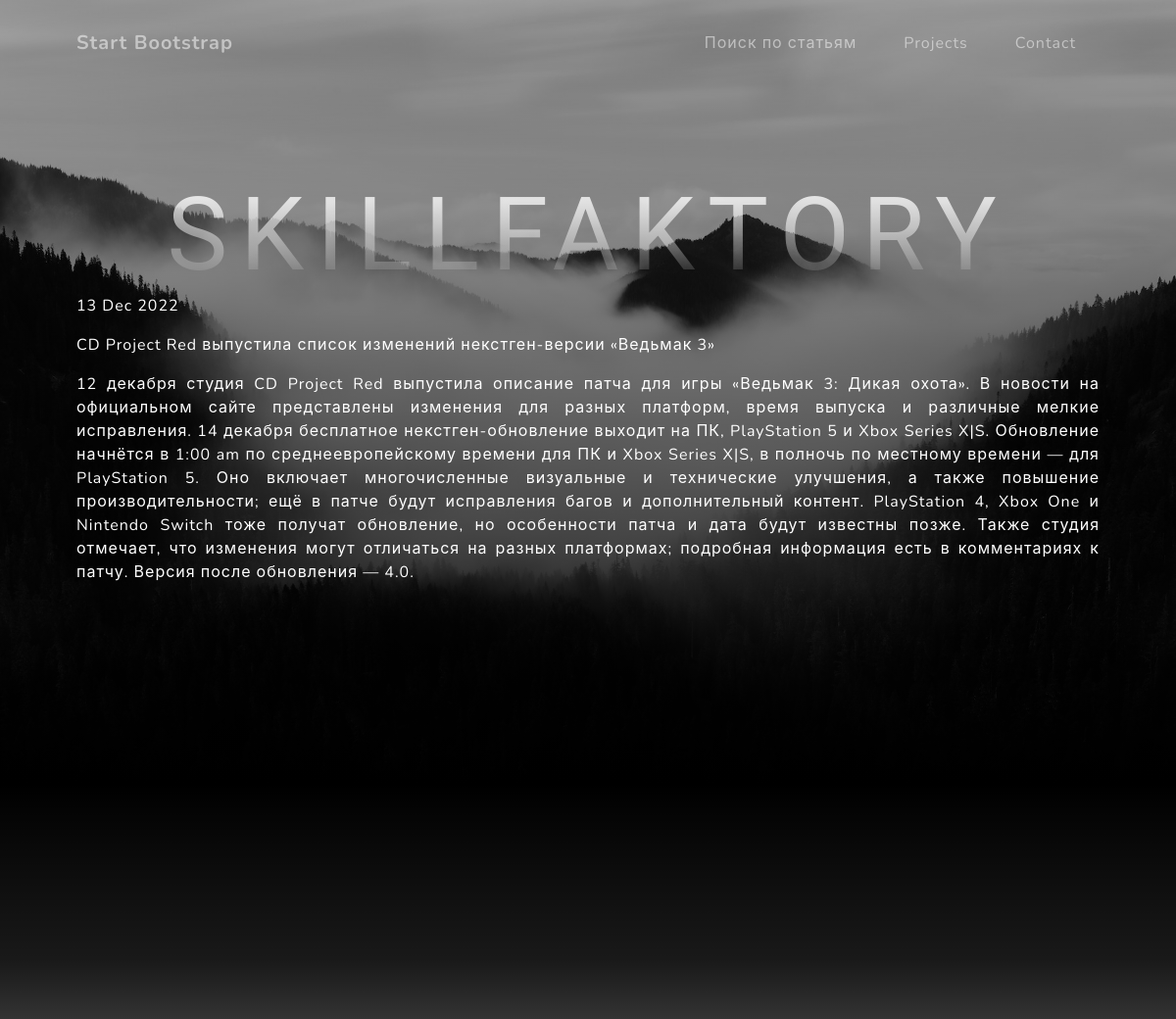
Page /news/4 on the committed database.
### news/models.py (models this page shows, shortened)
class Post(models.Model):
    news = "NS"
    papers = "PP"
    event_choose = [(news, "Новость"), (papers, "Статья")]
    post_author = models.ForeignKey(Author, on_delete=models.CASCADE)
    categories = models.ManyToManyField(Category, through=PostCategory)
    time_in_post = models.DateTimeField(auto_now_add=True)
    event = models.CharField(choices=event_choose, max_length=2)
    title = models.CharField(max_length=199)
    post_text = models.TextField()
    post_rating = models.IntegerField(default=0)

### news/views.py (the view)
# urls.py: path('<int:pk>', PostDetail.as_view(), name='news_detail'),
class PostDetail(DetailView):
    model = Post
    template_name = 'post_id.html'
    context_object_name = 'post'

### news/templatetags/custom_filters.py (called while the page is built)
@register.filter(name='censor')
def censor(value):
    for sw in stop_words:
        value = value.replace(sw, sw[0] + '*' * len(sw))
    return value

### templates/post_id.html (shortened to what this page needs)
{% extends 'flatpages/default.html' %}
{% load custom_filters %}
{% block content_id %}
<span style="color: #ffffff;">
               <p style="text-align: justify;">{{ post.time_in_post|date:'d M Y'  }}</p>
               <p style="text-align: justify;">{{ post.title|censor }}</p>
               <p style="text-align: justify;">{{ post.post_text|censor}}</p>
</span>
{% endblock content_id %}

### rows in the picture
Post: time_in_post "13 Dec 2022", title|censor "CD Project Red выпустила список изменений некстген-версии «Ведьмак 3»", post_text|censor "12 декабря студия CD Project Red выпустила описание патча для игры «Ведьмак 3: Дикая охота». В новости на официальном сайте представлены изменения для разных платформ, время выпуска и различные мелкие исправления. 14 декабря бесплатное некстген-обновление выходит на ПК, PlayStation 5 и Xbox Series X|S. Обновление начнётся в 1:00 am по среднеевропейскому времени для ПК и Xbox Series X|S, в полночь по местному времени — для PlayStation 5. Оно включает многочисленные визуальные и технические улучшения, а также повышение производительности; ещё в патче будут исправления багов и дополнительный контент. PlayStation 4, Xbox One и Nintendo Switch тоже получат обновление, но особенности патча и дата…"
